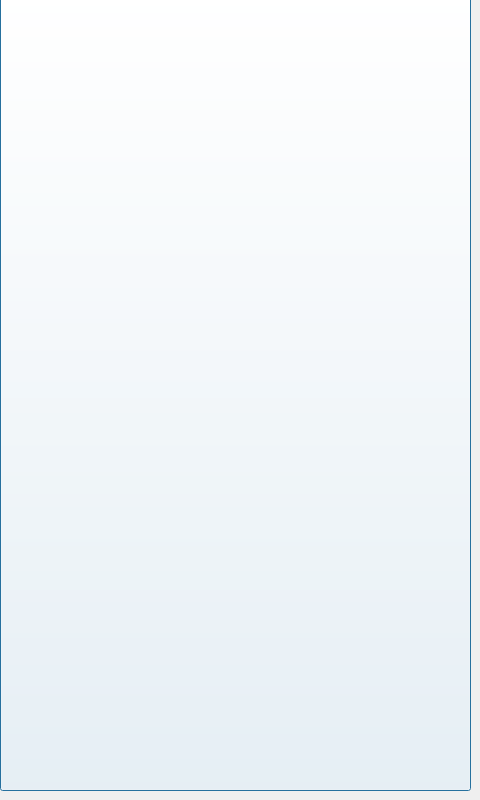
<?xml version="1.0" encoding="UTF-8"?>
<ui version="4.0">
 <class>Dialog</class>
 <widget class="QDialog" name="Dialog">
  <property name="geometry">
   <rect>
    <x>0</x>
    <y>0</y>
    <width>480</width>
    <height>800</height>
   </rect>
  </property>
  <property name="windowTitle">
   <string>Dialog</string>
  </property>
  <widget class="QLabel" name="label_2">
   <property name="geometry">
    <rect>
     <x>0</x>
     <y>0</y>
     <width>480</width>
     <height>800</height>
    </rect>
   </property>
   <property name="autoFillBackground">
    <bool>true</bool>
   </property>
   <property name="styleSheet">
    <string notr="true"/>
   </property>
   <property name="text">
    <string/>
   </property>
   <property name="pixmap">
    <pixmap>../assets/WaiterLITE-UI-04-1.png</pixmap>
   </property>
   <property name="scaledContents">
    <bool>true</bool>
   </property>
  </widget>
  <widget class="QPushButton" name="goToNextButton">
   <property name="geometry">
    <rect>
     <x>0</x>
     <y>-10</y>
     <width>471</width>
     <height>801</height>
    </rect>
   </property>
   <property name="styleSheet">
    <string notr="true">background-color: rgba(255, 255, 255, 0);</string>
   </property>
   <property name="text">
    <string/>
   </property>
  </widget>
 </widget>
 <resources>
  <include location="../WaiterLITE01.qrc"/>
 </resources>
 <connections/>
</ui>
